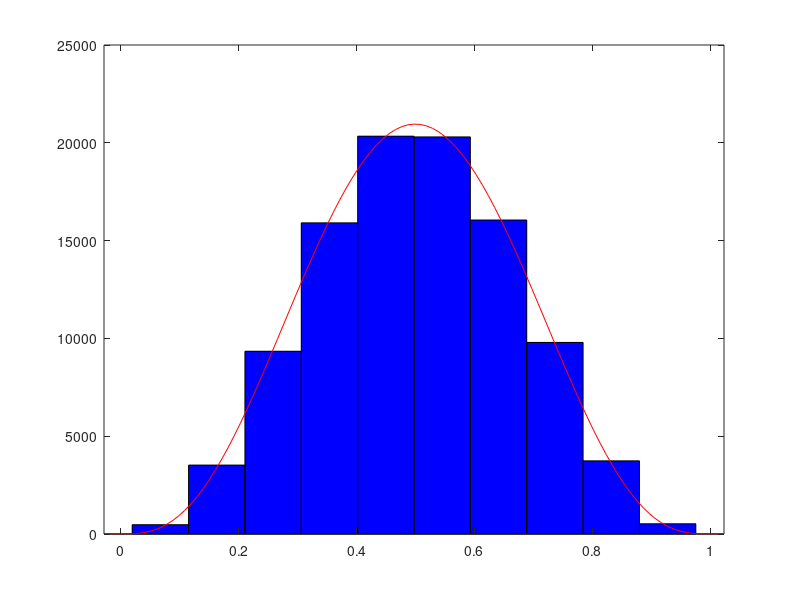

Write MATLAB code to recreate this figure. (Note: this script raises an error after producing the figure.)
clear all

clc
tot_dist = [];
proj_dist = [];
%x=randn(8,1);%+1i*randn(8,1);
x=randn(8,1)+1i*randn(8,1);
x=x/sqrt(sum(abs(x).^2));
for i=1:100000
%     H = randn(2,8);%+1i*randn(4,8);
    %H = randn(6,8);%+1i*randn(4,8);
    H = randn(4,8)+1i*randn(4,8);

    [U,S,V] = svd(H);

    S_t = eye(8,8);
    S_t(1,1) = 0;
    S_t(2,2) = 0;
    S_t(3,3) = 0;
    S_t(4,4) = 0;
    %S_t(5,5) = 0;
    %S_t(6,6) = 0;
    P = V*S_t*V';

    
%     y=P*[x; zeros(size(H,2)-size(x,1),1)];
% 
%     proj_dist = [proj_dist [x; zeros(size(H,2)-size(x,1),1)]'*y];
%     tot_dist = [tot_dist [x; zeros(size(H,2)-size(x,1),1)]'*[x; zeros(size(H,2)-size(x,1),1)]];
    y=P*x;

    proj_dist = [proj_dist x'*y];
    tot_dist = [tot_dist x'*x];
    
end

histfit(real(proj_dist),10,'beta')
dfittool(real(proj_dist))